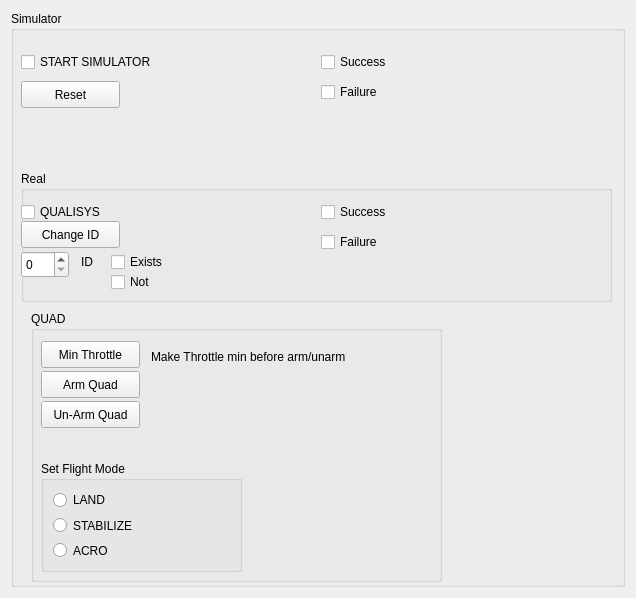
<?xml version="1.0" encoding="UTF-8"?>
<ui version="4.0">
 <class>Form</class>
 <widget class="QWidget" name="Form">
  <property name="geometry">
   <rect>
    <x>0</x>
    <y>0</y>
    <width>636</width>
    <height>598</height>
   </rect>
  </property>
  <property name="windowTitle">
   <string>Form</string>
  </property>
  <property name="styleSheet">
   <string notr="true"/>
  </property>
  <layout class="QGridLayout" name="gridLayout">
   <item row="0" column="0">
    <widget class="QGroupBox" name="groupBox">
     <property name="title">
      <string>Simulator</string>
     </property>
     <widget class="QCheckBox" name="ButtonSTART_SIM">
      <property name="geometry">
       <rect>
        <x>10</x>
        <y>40</y>
        <width>306</width>
        <height>22</height>
       </rect>
      </property>
      <property name="text">
       <string>START SIMULATOR</string>
      </property>
     </widget>
     <widget class="QCheckBox" name="SimulatorSuccess">
      <property name="geometry">
       <rect>
        <x>310</x>
        <y>40</y>
        <width>306</width>
        <height>22</height>
       </rect>
      </property>
      <property name="text">
       <string>Success</string>
      </property>
     </widget>
     <widget class="QCheckBox" name="SimulatorFailure">
      <property name="geometry">
       <rect>
        <x>310</x>
        <y>70</y>
        <width>97</width>
        <height>22</height>
       </rect>
      </property>
      <property name="text">
       <string>Failure</string>
      </property>
     </widget>
     <widget class="QGroupBox" name="groupBox_2">
      <property name="geometry">
       <rect>
        <x>10</x>
        <y>160</y>
        <width>591</width>
        <height>131</height>
       </rect>
      </property>
      <property name="title">
       <string>Real</string>
      </property>
      <widget class="QCheckBox" name="Qualisys">
       <property name="geometry">
        <rect>
         <x>0</x>
         <y>30</y>
         <width>97</width>
         <height>22</height>
        </rect>
       </property>
       <property name="text">
        <string>QUALISYS</string>
       </property>
      </widget>
      <widget class="QCheckBox" name="QualisysSuccess">
       <property name="geometry">
        <rect>
         <x>300</x>
         <y>30</y>
         <width>97</width>
         <height>22</height>
        </rect>
       </property>
       <property name="text">
        <string>Success</string>
       </property>
      </widget>
      <widget class="QCheckBox" name="QualisysFailure">
       <property name="geometry">
        <rect>
         <x>300</x>
         <y>60</y>
         <width>97</width>
         <height>22</height>
        </rect>
       </property>
       <property name="text">
        <string>Failure</string>
       </property>
      </widget>
      <widget class="QSpinBox" name="ID">
       <property name="geometry">
        <rect>
         <x>0</x>
         <y>80</y>
         <width>48</width>
         <height>27</height>
        </rect>
       </property>
      </widget>
      <widget class="QLabel" name="label">
       <property name="geometry">
        <rect>
         <x>60</x>
         <y>80</y>
         <width>91</width>
         <height>21</height>
        </rect>
       </property>
       <property name="text">
        <string>ID</string>
       </property>
      </widget>
      <widget class="QCheckBox" name="Exists">
       <property name="geometry">
        <rect>
         <x>90</x>
         <y>80</y>
         <width>97</width>
         <height>22</height>
        </rect>
       </property>
       <property name="text">
        <string>Exists</string>
       </property>
      </widget>
      <widget class="QCheckBox" name="ExistsNot">
       <property name="geometry">
        <rect>
         <x>90</x>
         <y>100</y>
         <width>97</width>
         <height>22</height>
        </rect>
       </property>
       <property name="text">
        <string>Not</string>
       </property>
      </widget>
      <widget class="QPushButton" name="changeID">
       <property name="geometry">
        <rect>
         <x>0</x>
         <y>50</y>
         <width>99</width>
         <height>27</height>
        </rect>
       </property>
       <property name="text">
        <string>Change ID</string>
       </property>
      </widget>
     </widget>
     <widget class="QPushButton" name="ResetSimulator">
      <property name="geometry">
       <rect>
        <x>10</x>
        <y>70</y>
        <width>99</width>
        <height>27</height>
       </rect>
      </property>
      <property name="text">
       <string>Reset</string>
      </property>
     </widget>
     <widget class="QGroupBox" name="groupBox_3">
      <property name="geometry">
       <rect>
        <x>20</x>
        <y>300</y>
        <width>411</width>
        <height>271</height>
       </rect>
      </property>
      <property name="title">
       <string>QUAD</string>
      </property>
      <widget class="QPushButton" name="ArmQuad">
       <property name="geometry">
        <rect>
         <x>10</x>
         <y>60</y>
         <width>99</width>
         <height>27</height>
        </rect>
       </property>
       <property name="text">
        <string>Arm Quad</string>
       </property>
      </widget>
      <widget class="QPushButton" name="UnArmQuad">
       <property name="geometry">
        <rect>
         <x>10</x>
         <y>90</y>
         <width>99</width>
         <height>27</height>
        </rect>
       </property>
       <property name="text">
        <string>Un-Arm Quad</string>
       </property>
      </widget>
      <widget class="QLabel" name="label_3">
       <property name="geometry">
        <rect>
         <x>120</x>
         <y>30</y>
         <width>271</width>
         <height>31</height>
        </rect>
       </property>
       <property name="text">
        <string>Make Throttle min before arm/unarm</string>
       </property>
      </widget>
      <widget class="QPushButton" name="MinThrottle">
       <property name="geometry">
        <rect>
         <x>10</x>
         <y>30</y>
         <width>99</width>
         <height>27</height>
        </rect>
       </property>
       <property name="text">
        <string>Min Throttle</string>
       </property>
      </widget>
      <widget class="QGroupBox" name="ModeGroup">
       <property name="geometry">
        <rect>
         <x>10</x>
         <y>150</y>
         <width>201</width>
         <height>111</height>
        </rect>
       </property>
       <property name="title">
        <string>Set Flight Mode</string>
       </property>
       <layout class="QVBoxLayout" name="verticalLayout">
        <item>
         <widget class="QRadioButton" name="ModeLAND">
          <property name="text">
           <string>LAND</string>
          </property>
         </widget>
        </item>
        <item>
         <widget class="QRadioButton" name="ModeSTABILIZE">
          <property name="text">
           <string>STABILIZE</string>
          </property>
         </widget>
        </item>
        <item>
         <widget class="QRadioButton" name="ModeACRO">
          <property name="text">
           <string>ACRO</string>
          </property>
         </widget>
        </item>
       </layout>
      </widget>
     </widget>
    </widget>
   </item>
  </layout>
 </widget>
 <resources/>
 <connections/>
</ui>
